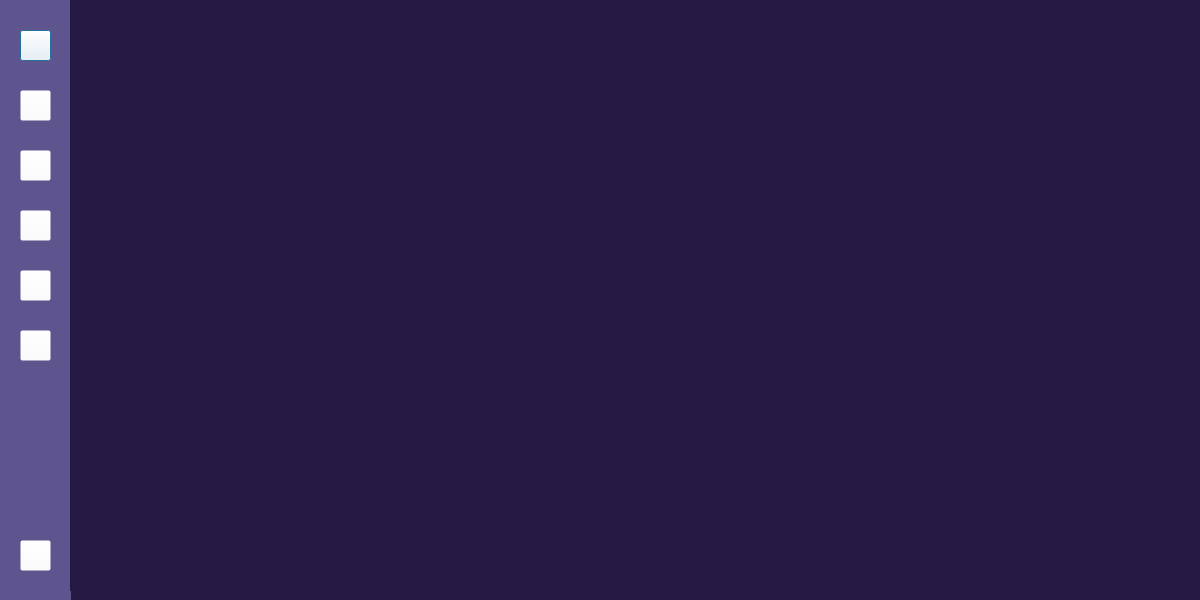
<?xml version="1.0" encoding="UTF-8"?>
<ui version="4.0">
 <class>LoginScreen</class>
 <widget class="QDialog" name="LoginScreen">
  <property name="geometry">
   <rect>
    <x>0</x>
    <y>0</y>
    <width>1200</width>
    <height>600</height>
   </rect>
  </property>
  <property name="font">
   <font>
    <family>Montserrat</family>
   </font>
  </property>
  <property name="windowTitle">
   <string>Dialog</string>
  </property>
  <property name="styleSheet">
   <string notr="true">background-color: rgb(35, 25, 66);</string>
  </property>
  <widget class="QWidget" name="widget" native="true">
   <property name="geometry">
    <rect>
     <x>0</x>
     <y>0</y>
     <width>71</width>
     <height>601</height>
    </rect>
   </property>
   <property name="styleSheet">
    <string notr="true">background-color: rgb(94, 84, 142);</string>
   </property>
   <widget class="QPushButton" name="pushButton">
    <property name="geometry">
     <rect>
      <x>20</x>
      <y>30</y>
      <width>31</width>
      <height>31</height>
     </rect>
    </property>
    <property name="styleSheet">
     <string notr="true">background-color: rgba(255, 255, 255, 0);
image: url(icons/home.png);</string>
    </property>
    <property name="text">
     <string/>
    </property>
   </widget>
   <widget class="QPushButton" name="pushButton_2">
    <property name="geometry">
     <rect>
      <x>20</x>
      <y>90</y>
      <width>31</width>
      <height>31</height>
     </rect>
    </property>
    <property name="styleSheet">
     <string notr="true">image: url(icons/person.png);
background-color: rgba(255, 255, 255, 0);</string>
    </property>
    <property name="text">
     <string/>
    </property>
   </widget>
   <widget class="QPushButton" name="pushButton_3">
    <property name="geometry">
     <rect>
      <x>20</x>
      <y>150</y>
      <width>31</width>
      <height>31</height>
     </rect>
    </property>
    <property name="styleSheet">
     <string notr="true">image: url(icons/remove.png);
background-color: rgba(255, 255, 255, 0);</string>
    </property>
    <property name="text">
     <string/>
    </property>
   </widget>
   <widget class="QPushButton" name="pushButton_5">
    <property name="geometry">
     <rect>
      <x>20</x>
      <y>210</y>
      <width>31</width>
      <height>31</height>
     </rect>
    </property>
    <property name="styleSheet">
     <string notr="true">image: url(icons/pencil.png);
background-color: rgba(255, 255, 255, 0);</string>
    </property>
    <property name="text">
     <string/>
    </property>
   </widget>
   <widget class="QPushButton" name="pushButton_4">
    <property name="geometry">
     <rect>
      <x>20</x>
      <y>270</y>
      <width>31</width>
      <height>31</height>
     </rect>
    </property>
    <property name="styleSheet">
     <string notr="true">image: url(icons/add.png);
background-color: rgba(255, 255, 255, 0);</string>
    </property>
    <property name="text">
     <string/>
    </property>
   </widget>
   <widget class="QPushButton" name="pushButton_6">
    <property name="geometry">
     <rect>
      <x>20</x>
      <y>540</y>
      <width>31</width>
      <height>31</height>
     </rect>
    </property>
    <property name="styleSheet">
     <string notr="true">image: url(icons/logout.png);
background-color: rgba(255, 255, 255, 0);</string>
    </property>
    <property name="text">
     <string/>
    </property>
   </widget>
   <widget class="QPushButton" name="pushButton_7">
    <property name="geometry">
     <rect>
      <x>20</x>
      <y>330</y>
      <width>31</width>
      <height>31</height>
     </rect>
    </property>
    <property name="styleSheet">
     <string notr="true">image: url(icons/people.png);
background-color: rgba(255, 255, 255, 0);</string>
    </property>
    <property name="text">
     <string/>
    </property>
   </widget>
  </widget>
  <widget class="QWidget" name="widget_2" native="true">
   <property name="geometry">
    <rect>
     <x>70</x>
     <y>0</y>
     <width>1131</width>
     <height>591</height>
    </rect>
   </property>
  </widget>
 </widget>
 <resources>
  <include location="../school Resource.qrc"/>
 </resources>
 <connections/>
</ui>
